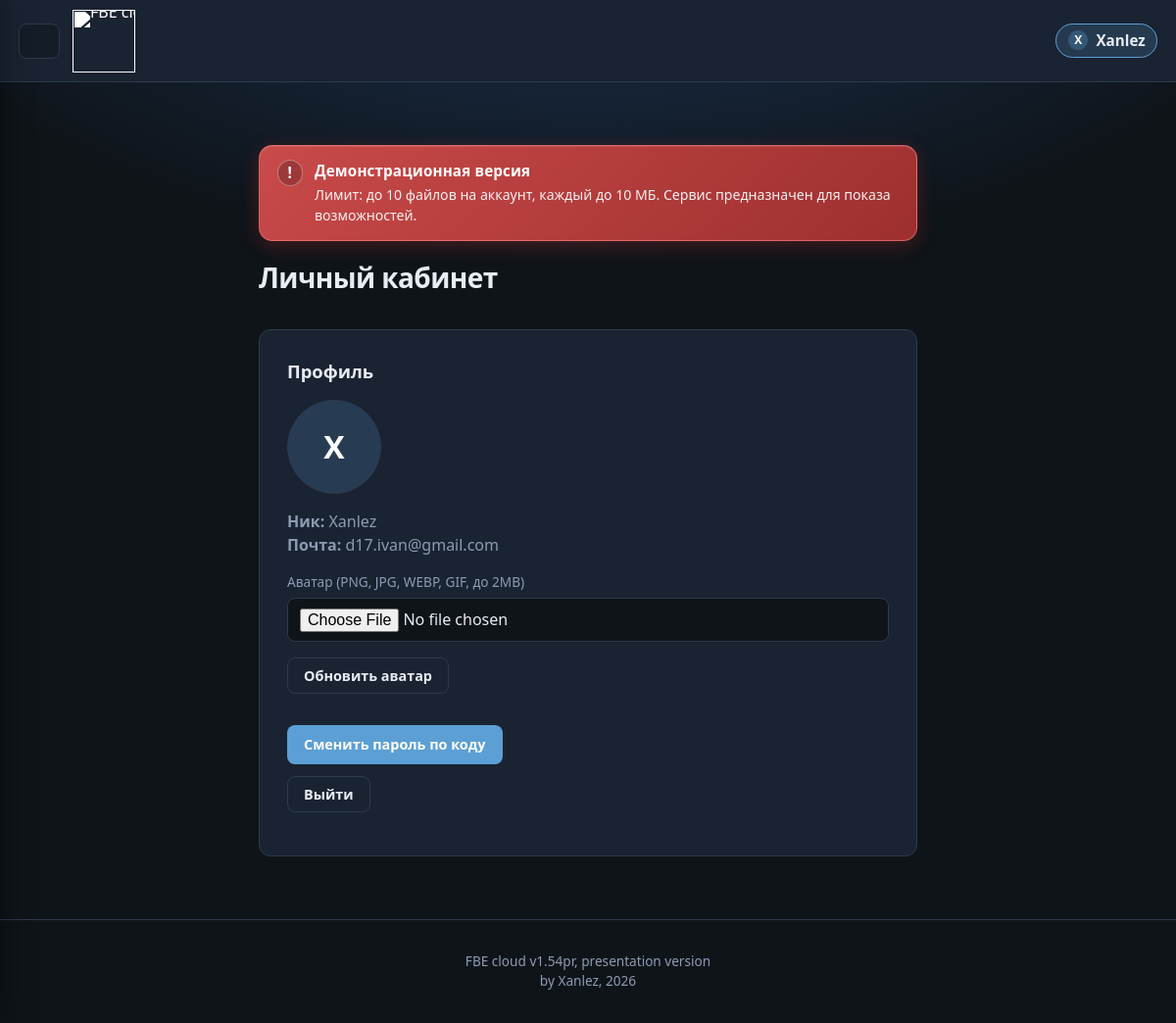
The page /account/profile/ (signed in) on the database its author committed.
### models.py (models this page shows)
class User(Base):
    __tablename__ = "users"
    id = Column(Integer, primary_key=True, index=True)
    username = Column(String(150), unique=True, nullable=False, index=True)
    email = Column(String(254), unique=True, nullable=False, index=True)
    password_hash = Column(String(255), nullable=False)
    is_staff = Column(Boolean, default=False, nullable=False)
    is_personnel = Column(Boolean, default=False, nullable=False)
    is_banned = Column(Boolean, default=False, nullable=False)
    is_email_verified = Column(Boolean, default=False, nullable=False)
    email_code = Column(String(6), nullable=True)
    email_code_expires_at = Column(String(40), nullable=True)
    avatar_filename = Column(String(255), nullable=True)

### routes/profile.py (the view)
@router.get("/account/profile/", name="profile")
def profile_page(request: Request):
    db = SessionLocal()
    user = get_current_user(request, db)
    db.close()
    if not user:
        return RedirectResponse(url="/accounts/login/", status_code=status.HTTP_303_SEE_OTHER)
    return templates.TemplateResponse(
        request=request,
        name="core/profile.html",
        context={"user": user, "error": None, "success": None},
    )

### templates/core/profile.html (shortened to what this page needs)
﻿{% extends "base.html" %}
{% block content %}
<h1 class="page-title">Личный кабинет</h1>
<div class="card">
  <h2>Профиль</h2>
  <div class="avatar-block">
    {% set avatar = user|avatar_file %}
    {% if avatar %}
      <img src="{{ path_for(request, 'uploads', path=avatar) }}" alt="Аватар" class="avatar-image">
    {% else %}
      <div class="avatar-placeholder">{{ user.username[0]|upper }}</div>
    {% endif %}
  </div>
  <p><strong>Ник:</strong> {{ user.username }}</p>
  <p><strong>Почта:</strong> {{ user.email }}</p>
  <form method="post" action="{{ path_for(request, 'profile_upload_avatar') }}" enctype="multipart/form-data" style="margin-top:1rem;">
    <div class="form-group">
      <label for="id_avatar">Аватар (PNG, JPG, WEBP, GIF, до 2MB)</label>
      <input id="id_avatar" name="avatar" type="file" class="form-input" accept=".png,.jpg,.jpeg,.webp,.gif" required>
    </div>
    <button type="submit" class="btn btn-ghost">Обновить аватар</button>
  </form>
  <a href="{{ path_for(request, 'profile_password') }}" class="btn btn-primary" style="margin-top:1rem;">Сменить пароль по коду</a>
  <form method="post" action="{{ path_for(request, 'logout') }}" style="margin-top:0.75rem;">
    <button type="submit" class="btn btn-ghost">Выйти</button>
  </form>
</div>
{% endblock %}

### templates/base.html (shortened to what this page needs)
﻿{% from "core/macros/demo_push.html" import demo_push_notice %}
<!DOCTYPE html>
<html lang="ru">
<head>
  <link rel="stylesheet" href="/static/css/app.css?v=39">
</head>
<body>
  <header class="site-header">
    <div class="header-left">
      {% if user %}
        <button type="button" class="menu-trigger" aria-label="Открыть меню" id="openMenuBtn">
        </button>
      {% endif %}
      <a href="{{ path_for(request, 'home') }}" class="brand-wrap">
        <img src="{{ path_for(request, 'logo_fbe') }}" alt="FBE cloud" class="brand-logo">
      </a>
    </div>
    <nav class="nav">
      {% if user %}
        <a href="{{ path_for(request, 'profile') }}" class="user-pill user-pill-link">
          {% set avatar = user|avatar_file %}
          {% if avatar %}
            <img src="{{ path_for(request, 'uploads', path=avatar) }}" alt="" class="nav-user-avatar">
          {% else %}
            <span class="nav-user-avatar nav-user-avatar-placeholder">{{ user.username[0]|upper }}</span>
          {% endif %}
          <span>{{ user.username }}</span>
        </a>
      {% else %}
        <div class="nav-actions">
          <a href="{{ path_for(request, 'login') }}" class="btn btn-ghost">Вход</a>
          <a href="{{ path_for(request, 'register') }}" class="btn btn-primary">Регистрация</a>
        </div>
      {% endif %}
    </nav>
  </header>
  <div class="site-body">
    <main class="{% block main_class %}{% endblock %}">
      {% if user %}
        <div class="demo-push-wrap">
          {{ demo_push_notice() }}
        </div>
      {% endif %}
      {% block content %}{% endblock %}
    </main>
    <footer class="site-footer">
      <div>FBE cloud v1.54pr, presentation version</div>
      <div>by Xanlez, 2026</div>
    </footer>
  </div>
</body>
</html>

### static/css/app.css (style rules this page uses)
:root { --bg: #0f1419; --surface: #1a2332; --border: #2d3a4d; --text: #e8edf4; --muted: #8b9cb3; --accent: #5b9fd4; --accent-hover: #7ab8e8; --danger: #e07a7a; --topbar-vpad: 0.35rem; --topbar-hpad: 1.2rem; --topbar-height: 84px; }
*, *::before, *::after { box-sizing: border-box; }
html { margin: 0; padding: 0; background: var(--surface); }
body { margin: 0; padding: 0; min-height: 100vh; display: flex; flex-direction: column; font-family: "Segoe UI", system-ui, sans-serif; background: var(--surface); color: var(--text); line-height: 1.5; }
.site-body { flex: 1; display: flex; flex-direction: column; width: 100%; padding-top: var(--topbar-height); background: radial-gradient(ellipse 120% 80% at 50% -20%, #1e3a5f 0%, var(--bg) 55%); }
a { color: var(--accent); text-decoration: none; }
.site-header { display: flex; align-items: center; justify-content: space-between; flex-wrap: nowrap; padding: var(--topbar-vpad) var(--topbar-hpad); height: var(--topbar-height); max-height: var(--topbar-height); box-sizing: border-box; overflow: hidden; border-bottom: 1px solid var(--border); background: var(--surface); position: fixed; top: 0; left: 0; right: 0; z-index: 10; }
.header-left { display: inline-grid; grid-auto-flow: column; align-items: center; justify-content: start; gap: 0.8rem; white-space: nowrap; }
.brand-wrap { display: inline-flex; align-items: center; margin: 0; padding: 0; line-height: 0; }
.brand-logo { width: 64px; height: 64px; object-fit: contain; display: block; filter: brightness(0) invert(1); }
.nav { display: flex; align-items: center; gap: 1.25rem; }
.nav a { color: var(--text); font-size: 0.95rem; }
.menu-trigger { width: 42px; height: 36px; border: 1px solid var(--border); border-radius: 8px; display: flex; flex-direction: column; justify-content: center; gap: 4px; padding: 0 10px; cursor: pointer; background: rgba(15, 20, 25, 0.45); }
.btn { display: inline-flex; align-items: center; justify-content: center; padding: 0.5rem 1rem; border-radius: 8px; font-size: 0.9rem; font-weight: 600; border: 1px solid transparent; cursor: pointer; font-family: inherit; }
.btn-primary { background: var(--accent); color: #ffffff; }
.btn-ghost { background: transparent; border-color: var(--border); color: var(--text); }
main { width: 100%; max-width: 720px; margin: 0 auto; padding: 2.5rem 1.5rem 4rem; box-sizing: border-box; }
.card { background: var(--surface); border: 1px solid var(--border); border-radius: 12px; padding: 1.75rem; margin-top: 2rem; }
.card h2 { margin: 0 0 1rem; font-size: 1.15rem; }
.card p { margin: 0; color: var(--muted); }
.demo-push-wrap { margin-bottom: 1rem; }
.page-title { font-size: 1.75rem; margin: 0 0 1.25rem; letter-spacing: -0.02em; }
.form-group { margin-bottom: 1rem; }
.form-group label { display: block; font-size: 0.85rem; color: var(--muted); margin-bottom: 0.35rem; }
.form-group input { width: 100%; padding: 0.6rem 0.75rem; border-radius: 8px; border: 1px solid var(--border); background: var(--bg); color: var(--text); font-size: 1rem; font-family: inherit; }
.form-input { width: 100%; padding: 0.6rem 0.75rem; border-radius: 8px; border: 1px solid var(--border); background: var(--bg); color: var(--text); font-size: 1rem; font-family: inherit; }
.site-body > main { flex: 1; align-self: stretch; }
.site-footer { text-align: center; padding: 2rem 1rem; color: var(--muted); font-size: 0.85rem; border-top: 1px solid var(--border); }
.user-pill { font-size: 0.85rem; color: var(--text); }
.user-pill-link { display: inline-flex; align-items: center; gap: 0.45rem; padding: 0.35rem 0.7rem; border: 1px solid var(--accent); border-radius: 999px; background: rgba(91, 159, 212, 0.18); font-weight: 600; }
.nav-user-avatar { width: 22px; height: 22px; border-radius: 50%; border: 1px solid var(--border); object-fit: cover; display: inline-block; }
.nav-user-avatar-placeholder { display: inline-flex; align-items: center; justify-content: center; font-size: 0.75rem; font-weight: 700; background: rgba(91, 159, 212, 0.3); color: #ffffff; }
.avatar-block { margin-bottom: 1rem; }
.avatar-image, .avatar-placeholder { width: 96px; height: 96px; border-radius: 50%; border: 1px solid var(--border); }
.avatar-placeholder { display: flex; align-items: center; justify-content: center; font-size: 2rem; font-weight: 700; background: rgba(91, 159, 212, 0.2); color: #ffffff; }

### rows shown on the page
User: username "X", username "Xanlez", email "d17.ivan@gmail.com"

### other values the page prints
{{ upload_limit_hint() }} "Лимит: до 10 файлов на аккаунт, каждый до 10 МБ"
